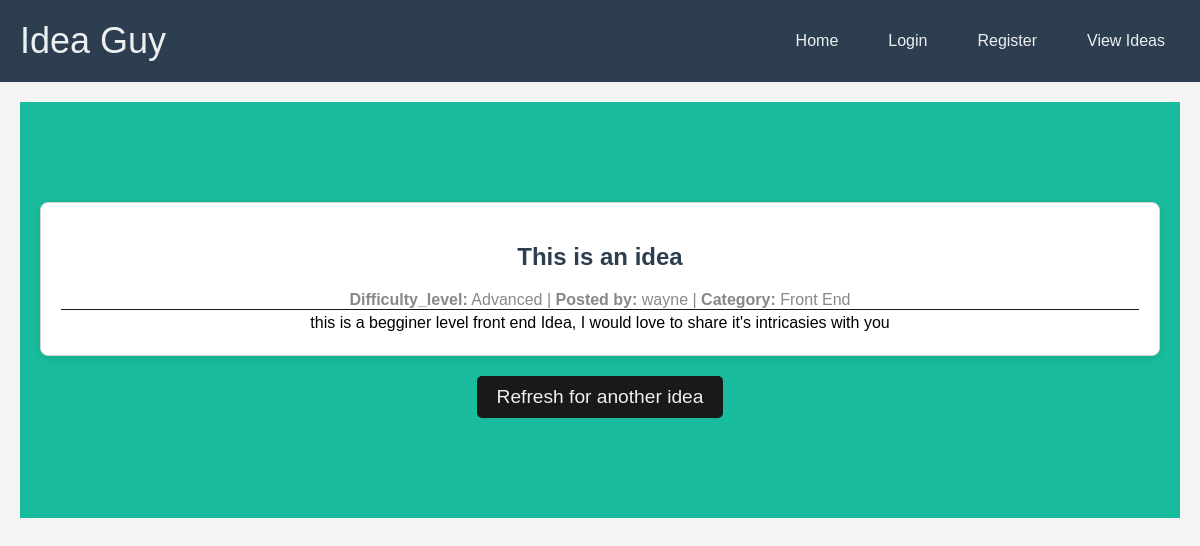
Screenshot of /random_idea with the database file from the repository.
### the_idea/models.py (models this page shows, shortened)
class Projects(db.Model):
    project_id = db.Column(db.String(20), primary_key=True)
    title = db.Column(db.String(80), nullable=False)
    difficulty_level = db.Column(db.String(50), nullable=False)
    category = db.Column(db.String(50), nullable=False)
    description = db.Column(db.Text, nullable=False)
    category_id = db.Column(db.Integer, db.ForeignKey('categories.category_id'), nullable=False)
    user_id = db.Column(db.String(20), db.ForeignKey('users.id'), nullable=False)
    created_at = db.Column(db.DateTime, default=db.func.current_timestamp())
    updated_at = db.Column(db.DateTime, default=db.func.current_timestamp())

class Users(db.Model, UserMixin):
    id = db.Column(db.String(20), primary_key=True)
    username = db.Column(db.String(80), unique=True, nullable=False)
    email = db.Column(db.String(120), unique=True, nullable=False)
    password = db.Column(db.String(80), nullable=False)
    created_at = db.Column(db.DateTime, default=db.func.current_timestamp())
    updated_at = db.Column(db.DateTime, default=db.func.current_timestamp())
    projects = db.relationship('Projects', backref='author', lazy=True)

class Categories(db.Model):
    category_id = db.Column(db.String(20), primary_key=True)
    category_name = db.Column(db.String(50), nullable=False)
    created_at = db.Column(db.DateTime, default=db.func.current_timestamp())
    updated_at = db.Column(db.DateTime, default=db.func.current_timestamp())
    projects = db.relationship('Projects', backref='categories', lazy=True)

### the_idea/routes.py (the view)
@app.route('/random_idea', methods = ['GET'])
def random_idea():
    ideas =  Users.query.all()
    projects = [{
        'project_id': project.project_id,
        'title': project.title,
        'difficulty_level': project.difficulty_level,
        'description': project.description,
        'category_id': project.category_id,
        'user_id': project.user_id,
        'created_at': project.created_at,
        'updated_at': project.updated_at,
        'author': user.username
    } for user in ideas for project in user.projects
    ]
    try:
        random_idea = random.choice(projects)
        category = Categories.query.filter_by(category_id = random_idea['category_id']).first()
        return render_template('random_idea.html', random_idea = random_idea, category=category.category_name, title = 'Random Idea')
    except IndexError:
        random_idea = [{'project_id':None,
        'title': None,
        'difficulty_level': None,
        'description': 'No ideas available',
        'category_id': None,
        'user_id': None,
        }]
        return render_template('random_idea.html', title = 'Random Idea', random_idea = random_idea)

### the_idea/templates/random_idea.html
{% extends 'layout.html'%}
{%block content%}
<head>
    <link rel="stylesheet" href="{{url_for('static', filename='css/random_idea.css')}}">
</head>
<section class="ideas-container">
    <article class="idea">
        <h2 class="idea-title">{{ random_idea.title }}</h2>
        <span class="idea-meta">
            <span class="idea-difficulty"><strong>Difficulty_level:</strong> {{ random_idea.difficulty_level }}</span> |
            <span class="idea-user"><strong>Posted by:</strong> {{random_idea.author}}</span> |
            <span class="idea-category"><strong>Category:</strong> {{ category}}</span>
        </span>
        <div class="idea-description">
            {{ random_idea.description|safe}}
        </div>
    </article>
</section>
<div class="refresh-button-container">
    <form action="{{ url_for('random_idea') }}" method="GET">
        <button type="submit" class="btn btn-refresh">Refresh for another idea</button>
    </form>
</div>
{%endblock%}

### the_idea/static/css/home.css (style rules this page uses)
body { font-family: Arial, sans-serif; margin: 0; background-color: #ECF0F1; color: #2C3E50; margin-top: auto; }
.btn { background-color: #E74C3C; color: #ECF0F1; padding: 15px 30px; text-decoration: none; border-radius: 5px; font-size: 1.2em; transition: background-color 0.3s; }

### the_idea/static/css/random_idea.css (style rules this page uses)
body { font-family: Arial, sans-serif; margin: 0; background-color: #F4F4F4; color: #333; }
.ideas-container { max-width: 1200px; margin: 0 auto; }
.idea { background-color: #FFFFFF; border: 1px solid #D5D5D5; border-radius: 8px; box-shadow: 0 2px 10px rgba(0, 0, 0, 0.1); padding: 20px; margin-bottom: 20px; }
.idea-title { font-size: 1.5em; color: #2C3E50; }
.idea-meta { margin: 10px 0; color: #888; }
.idea-description { margin: 0; line-height: 1.6; border-top: 1px solid #191919; color: black; }
.refresh-button-container { text-align: center; margin-top: 20px; }
.btn-refresh { background-color: #191919; color: #ECF0F1; padding: 10px 20px; border: none; border-radius: 5px; cursor: pointer; text-decoration: none; }

### rows the page displays
Projects: title "This is an idea", difficulty_level "Advanced", description "this is a begginer level front end Idea, I would love to share it's intricasies with you"
Users: author "wayne"
Categories: category_name "Front End"
